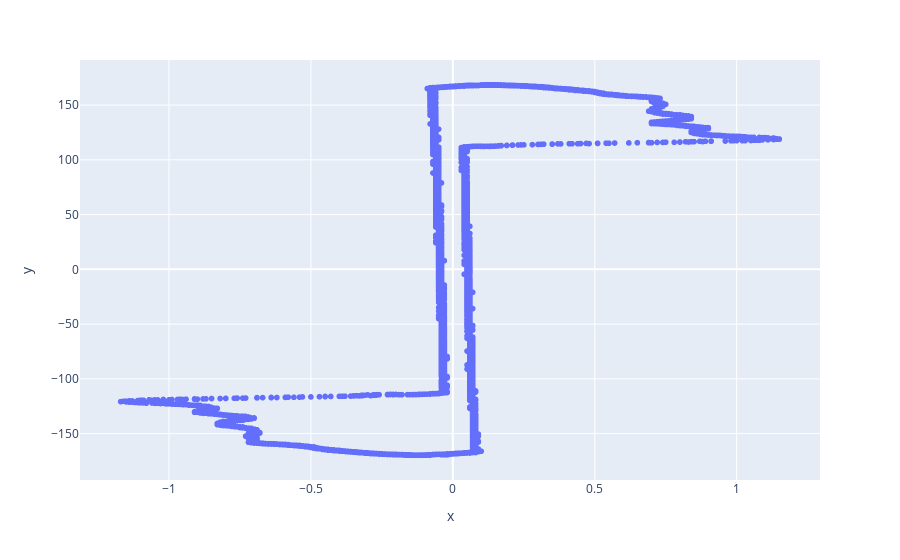

Notebook cell for this chart:
### Code cell
fig =px.scatter(x=voltage[-10000:],y=current[-10000:])
fig.show()

### Figure 1 — Plotly figure (JSON) as saved in the notebook; plotly's stock layout.template omitted (floating-point values rounded to 4 significant figures; data arrays with more than 128 entries replaced by an {"elided": "..."} marker saying what was removed)
{"data": [{"hovertemplate": "x=%{x}<br>y=%{y}<extra></extra>", "legendgroup": "", "marker": {"color": "#636efa", "symbol": "circle"}, "mode": "markers", "name": "", "showlegend": false, "type": "scattergl", "x": {"elided": "10000 float values"}, "xaxis": "x", "y": {"elided": "10000 float values"}, "yaxis": "y"}], "layout": {"legend": {"tracegroupgap": 0}, "margin": {"t": 60}, "xaxis": {"anchor": "y", "domain": [0, 1], "title": {"text": "x"}}, "yaxis": {"anchor": "x", "domain": [0, 1], "title": {"text": "y"}}}}
